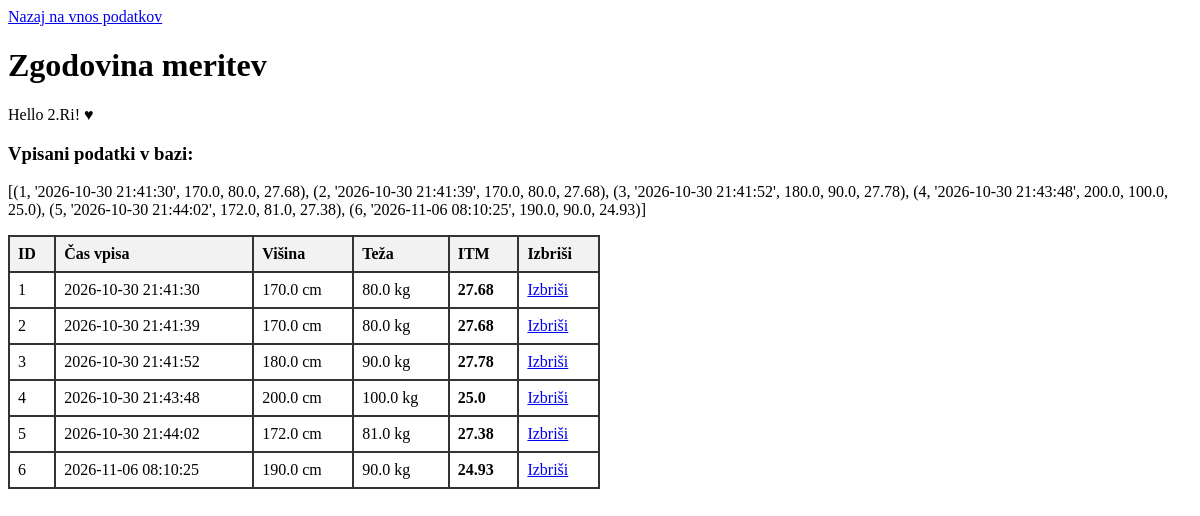
Before: /dnevnik with the older database file.
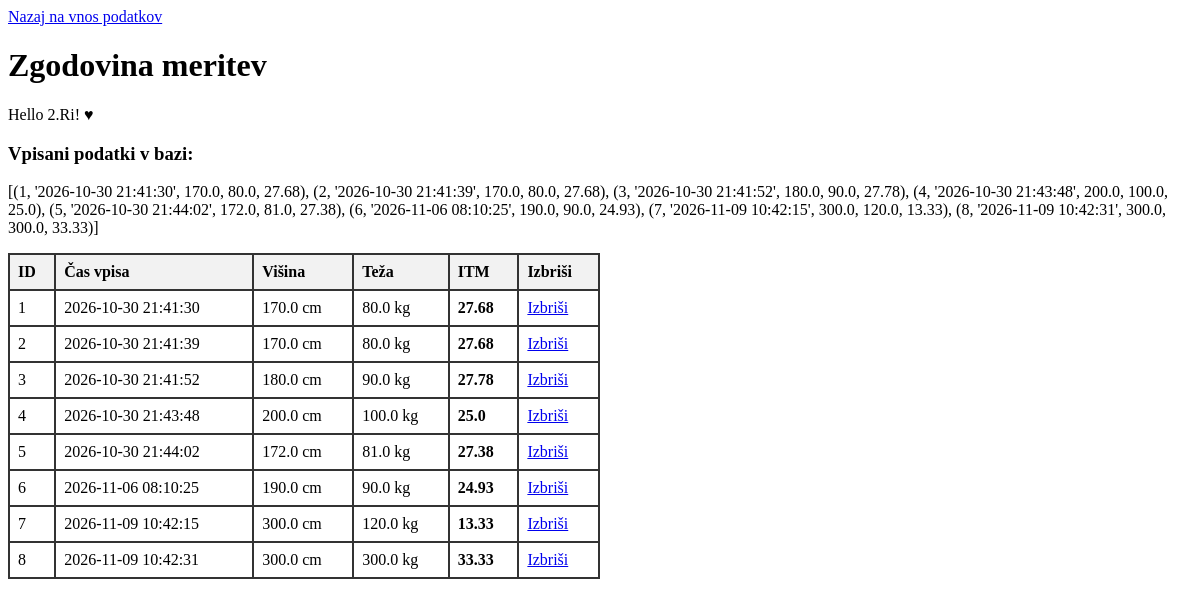
After: the same page with the newer database file.
### tables this page shows
CREATE TABLE `dnevnik` (
        `ID` INTEGER PRIMARY KEY AUTOINCREMENT,
        `DatumCas` TEXT DEFAULT NULL,
        `visina` REAL DEFAULT NULL,
        `teza` REAL DEFAULT NULL,
        `itm` REAL DEFAULT NULL
    );

### app.py (the view)
@app.route("/dnevnik", methods=["GET"])
def stran_dnev():
    data = {
        "vrednosti": vsebina_baze()  # Podatke naložimo takoj ob GET zahtevi
    }
    return render_template("dnevnik.html", podatki=data)

### app.py (called while the page is built)
def vsebina_baze():
    conn = sqlite3.connect(DATABASE_FILE)
    cursor = conn.cursor()
    cursor.execute("""
        CREATE TABLE IF NOT EXISTS `dnevnik` (
            `ID` INTEGER PRIMARY KEY AUTOINCREMENT,
            `DatumCas` TEXT DEFAULT NULL,
            `visina` REAL DEFAULT NULL,
            `teza` REAL DEFAULT NULL,
            `itm` REAL DEFAULT NULL
        );
    """)
    cursor.execute("SELECT * FROM dnevnik;")
    podatki = cursor.fetchall()
    conn.close()
    return podatki

### templates/dnevnik.html (shortened to what this page needs)
<!DOCTYPE html>
<html>
<head>
</head>
<body>
    <a href="/">Nazaj na vnos podatkov</a>
    <h1>Zgodovina meritev</h1>
    <p>Hello 2.Ri! ♥</p>
    <h3>Vpisani podatki v bazi:</h3>
    {% if podatki['vrednosti'] %}
    <p>{{podatki['vrednosti']}}</p>
    <table>
      <thead>
        <tr>
          <th>ID</th>
          <th>Čas vpisa</th>
          <th>Višina</th>
          <th>Teža</th>
          <th>ITM</th>
          <th>Izbriši</th>
        </tr>
      </thead>
      <tbody>
        {% for vrstica in podatki['vrednosti'] %}
          <tr>
            <td>{{ vrstica[0] }}</td>
            <td>{{ vrstica[1] }}</td>
            <td>{{ vrstica[2] }} cm</td>
            <td>{{ vrstica[3] }} kg</td>
            <td><strong>{{ vrstica[4] }}</strong></td>
            <td><a href="/izbrisi/{{ vrstica[0] }}">Izbriši</a></td>
          </tr>
        {% endfor %}
      </tbody>
    </table>
  {% else %}
    <p>V bazi še ni shranjenih meritev.</p>
  {% endif %}
</body>
</html>

Changed rows visible on the page:
added dnevnik: ID "7", DatumCas "2026-11-09 10:42:15", visina "300.0", teza "120.0", itm "13.33"
added dnevnik: ID "8", DatumCas "2026-11-09 10:42:31", visina "300.0", teza "300.0", itm "33.33"
Other visible differences:
{{ podatki['vrednosti'] }}: "…'2026-11-06 08:10:25', 190.0, 90.0, 24.93)]" → "…'2026-11-06 08:10:25', 190.0, 90.0, 24.93), (7, '2026-11-09 10:42:15', 300.0, 120.0, 13.33), (8, '2026-11-09 10:42:31', 300.0, 300.0, 33.33)]"
